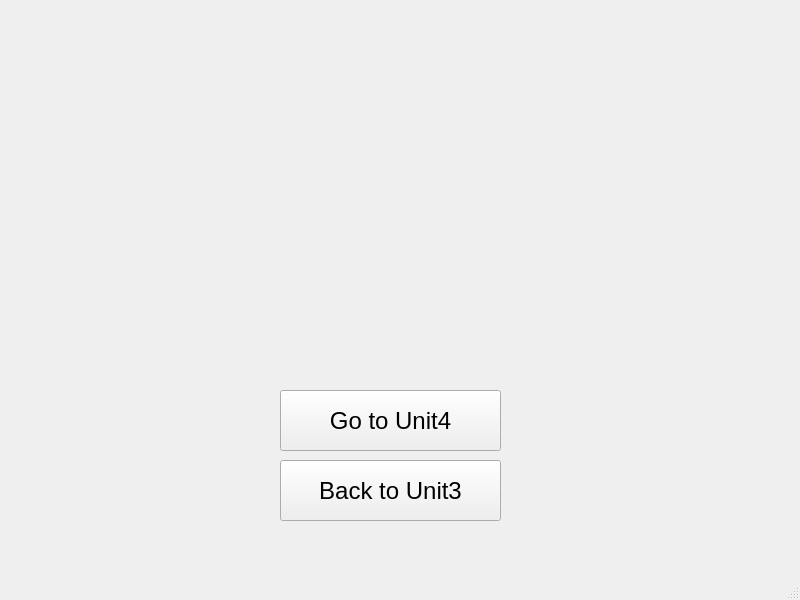
<?xml version="1.0" encoding="UTF-8"?>
<ui version="4.0">
 <class>MainWindow</class>
 <widget class="QMainWindow" name="MainWindow">
  <property name="geometry">
   <rect>
    <x>0</x>
    <y>0</y>
    <width>800</width>
    <height>600</height>
   </rect>
  </property>
  <property name="windowTitle">
   <string>MainWindow</string>
  </property>
  <widget class="QWidget" name="centralwidget">
   <widget class="QLabel" name="label">
    <property name="geometry">
     <rect>
      <x>0</x>
      <y>0</y>
      <width>791</width>
      <height>541</height>
     </rect>
    </property>
    <property name="text">
     <string/>
    </property>
    <property name="pixmap">
     <pixmap>../PTI picture SPCK/congratulations.jpg</pixmap>
    </property>
    <property name="scaledContents">
     <bool>true</bool>
    </property>
   </widget>
   <widget class="QPushButton" name="bt_gotoU4">
    <property name="geometry">
     <rect>
      <x>280</x>
      <y>390</y>
      <width>221</width>
      <height>61</height>
     </rect>
    </property>
    <property name="font">
     <font>
      <pointsize>18</pointsize>
     </font>
    </property>
    <property name="text">
     <string>Go to Unit4</string>
    </property>
   </widget>
   <widget class="QPushButton" name="BacktoU3">
    <property name="geometry">
     <rect>
      <x>280</x>
      <y>460</y>
      <width>221</width>
      <height>61</height>
     </rect>
    </property>
    <property name="font">
     <font>
      <pointsize>18</pointsize>
     </font>
    </property>
    <property name="text">
     <string>Back to Unit3</string>
    </property>
   </widget>
   <widget class="QLabel" name="label_2">
    <property name="geometry">
     <rect>
      <x>610</x>
      <y>250</y>
      <width>161</width>
      <height>271</height>
     </rect>
    </property>
    <property name="text">
     <string/>
    </property>
    <property name="pixmap">
     <pixmap>../PTI picture SPCK/Girl2.png</pixmap>
    </property>
    <property name="scaledContents">
     <bool>true</bool>
    </property>
   </widget>
  </widget>
  <widget class="QMenuBar" name="menubar">
   <property name="geometry">
    <rect>
     <x>0</x>
     <y>0</y>
     <width>800</width>
     <height>26</height>
    </rect>
   </property>
  </widget>
  <widget class="QStatusBar" name="statusbar"/>
 </widget>
 <resources/>
 <connections/>
</ui>
